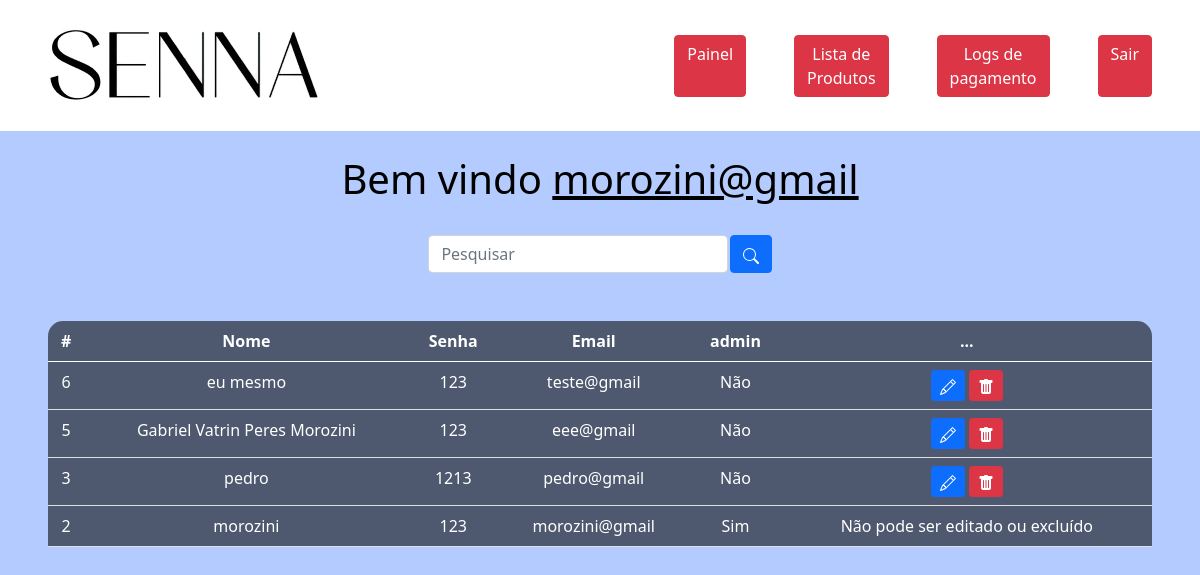
The app's page /usuarios.php (signed in), older data.
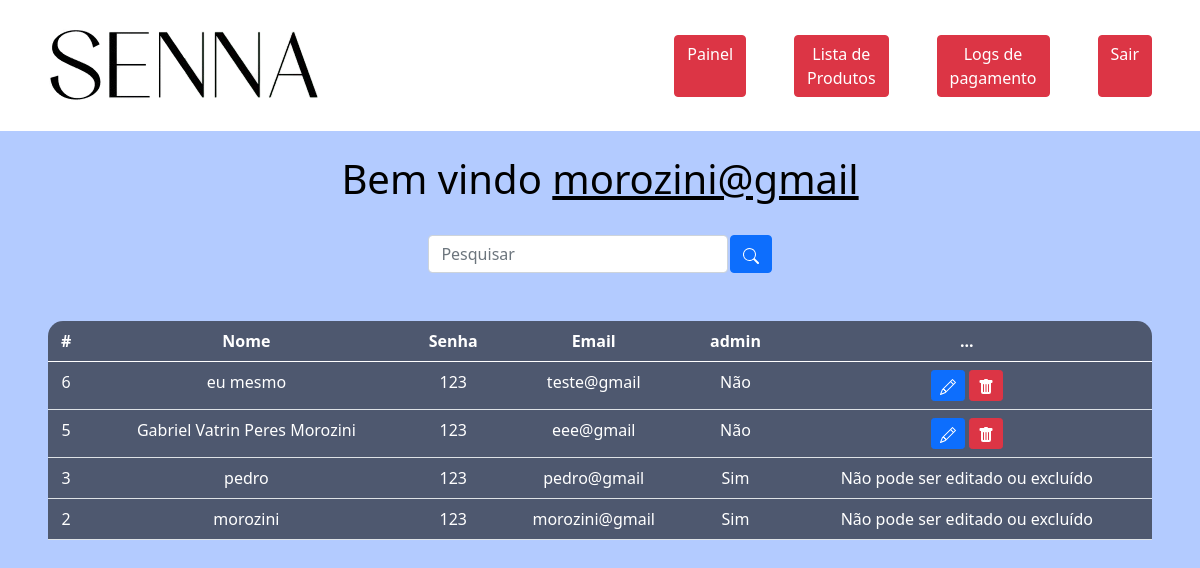
The same page, newer data.
### tables this page shows
CREATE TABLE `user` (
  `user_id` int(11) NOT NULL AUTO_INCREMENT,
  `user_nome` text NOT NULL,
  `email` varchar(550) NOT NULL,
  `senha` varchar(550) NOT NULL,
  `admin` tinyint(1) DEFAULT NULL,
  PRIMARY KEY (`user_id`),
  UNIQUE KEY `email` (`email`)
);

### usuarios.php (the view, shortened to what this page needs)
<?php
include_once('config.php');
$logado = $_SESSION['email'];
if (!empty($_GET['search'])) {
    $data = $_GET['search'];
    $sql = "SELECT * FROM user WHERE user_id LIKE '%$data%' or user_nome LIKE '%$data%' or email LIKE '%$data%' ORDER BY user_id DESC";
} else {
    $sql = "SELECT * FROM user ORDER BY user_id DESC";
}
$result = $conexao->query($sql);
?>
<!DOCTYPE html>
<html lang="pt-br">
<head>
    <link href="https://cdn.jsdelivr.net/npm/bootstrap@5.0.2/dist/css/bootstrap.min.css" rel="stylesheet"
>
    <link rel="stylesheet" href="assets/css/users.css">
</head>
<body>
    <nav class="navbar navbar-expand-lg navbar-dark bg-primary">
        <div class="container-fluid">
            <a class="navbar-brand" href="#"><img src="assets/images/icones/header-logo.png" alt=""></a>
        </div>
        <div class="d-flex">
            <a href="painel.php" class="btn btn-danger me-5">Painel</a>
            <a href="estoque.php" class="btn btn-danger me-5">Lista de Produtos</a>
            <a href="logs.php" class="btn btn-danger me-5">Logs de pagamento</a>
            <a href="sair.php" class="btn btn-danger me-5">Sair</a>
        </div>
    </nav>
    <br>
    <?php
    echo "<h1>Bem vindo <u>$logado</u></h1>";
    ?>
    <br>
    <div class="box-search">
        <input type="search" class="form-control w-25" placeholder="Pesquisar" id="pesquisar">
        <button onclick="searchData()" class="btn btn-primary">
        </button>
    </div>
    <div class="m-5">
        <table class="table text-white table-bg">
            <thead>
                <tr>
                    <th scope="col">#</th>
                    <th scope="col">Nome</th>
                    <th scope="col">Senha</th>
                    <th scope="col">Email</th>
                    <th scope="col">admin</th>
                    <th scope="col">...</th>
                </tr>
            </thead>
            <tbody>
                <?php
                while ($user_data = mysqli_fetch_assoc($result)) {
                    echo "<tr>";
                    echo "<td>" . $user_data['user_id'] . "</td>";
                    echo "<td>" . $user_data['user_nome'] . "</td>";
                    echo "<td>" . $user_data['senha'] . "</td>";
                    echo "<td>" . $user_data['email'] . "</td>";
                    echo "<td>" . ($user_data['admin'] == 1 ? 'Sim' : 'Não') . "</td>";
                    if ($user_data['admin'] == 1) {
                        echo "<td>Não pode ser editado ou excluído</td>";
                    } else {
                        echo "<td>
                            <a class='btn btn-sm btn-primary' href='editAdm.php?user_id=$user_data[user_id]' title='Editar'>
                                <svg xmlns='http://www.w3.org/2000/svg' width='16' height='16' fill='currentColor' class='bi bi-pencil' viewBox='0 0 16 16'>
                                    <path d='M12.146.146a.5.5 0 0 1 .708 0l3 3a.5.5 0 0 1 0 .708l-10 10a.5.5 0 0 1-.168.11l-5 2a.5.5 0 0 1-.65-.65l2-5a.5.5 0 0 1 .11-.168l10-10zM11.207 2.5 13.5 4.793 14.793 3.5 12.5 1.207 11.207 2.5zm1.586 3L10.5 3.207 4 9.707V10h.5a.5.5 0 0 1 .5.5v.5h.5a.5.5 0 0 1 .5.5v.5h.293l6.5-6.5zm-9.761 5.175-.106.106-1.528 3.821 3.821-1.528.106-.106A.5.5 0 0 1 5 12.5V12h-.5a.5.5 0 0 1-.5-.5V11h-.5a.5.5 0 0 1-.468-.325z'/>
                                </svg>
                            </a>
                            <a class='btn btn-sm btn-danger' href='delete.php?user_id=$user_data[user_id]' title='Deletar'>
                                <svg xmlns='http://www.w3.org/2000/svg' width='16' height='16' fill='currentColor' class='bi bi-trash-fill' viewBox='0 0 16 16'>
                                    <path d='M2.5 1a1 1 0 0 0-1 1v1a1 1 0 0 0 1 1H3v9a2 2 0 0 0 2 2h6a2 2 0 0 0 2-2V4h.5a1 1 0 0 0 1-1V2a1 1 0 0 0-1-1H10a1 1 0 0 0-1-1H7a1 1 0 0 0-1 1H2.5zm3 4a.5.5 0 0 1 .5.5v7a.5.5 0 0 1-1 0v-7a.5.5 0 0 1 .5-.5zM8 5a.5.5 0 0 1 .5.5v7a.5.5 0 0 1-1 0v-7A.5.5 0 0 1 8 5zm3 .5v7a.5.5 0 0 1-1 0v-7a.5.5 0 0 1 1 0z'/>
                                </svg>
                            </a>
                        </td>";
                    }
                    echo "</tr>";
                }
                ?>
            </tbody>
        </table>
    </div>
</body>
</html>

### assets/css/users.css (style rules this page uses)
body { background: #b3cbff; color: rgb(0, 0, 0); text-align: center; }
.table-bg { background: rgba(0, 0, 0, 0.563); border-radius: 15px 15px 0 0; }
.box-search { display: flex; justify-content: center; gap: .1%; }
.navbar { background: #fff !important; }

Row changes from the older to the newer data that the page shows:
changed user "pedro": senha "1213" → "123"; admin "Não" → "Sim Não pode ser editado ou excluído"
